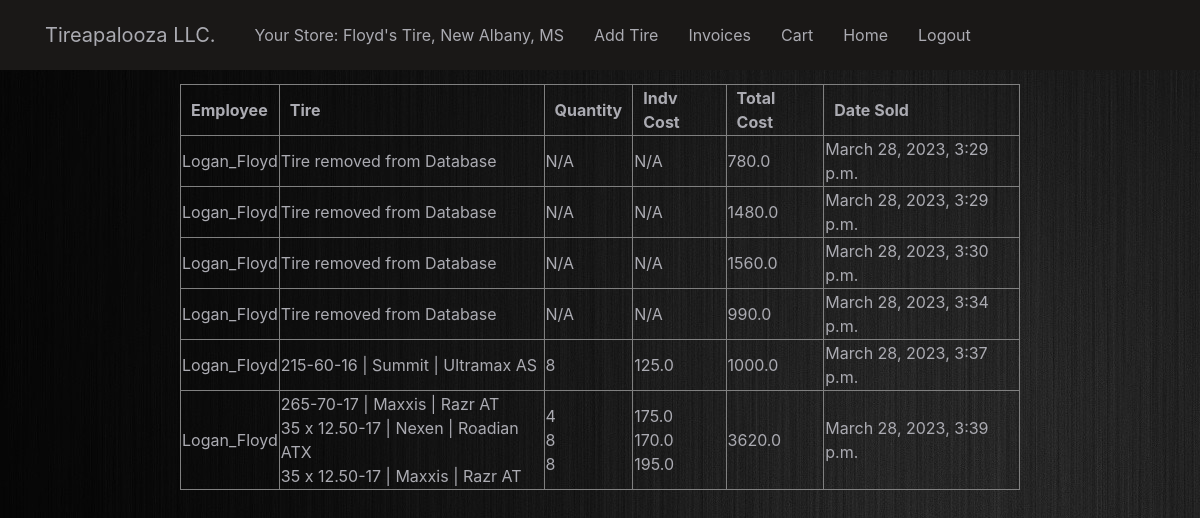
Before: /view_outvoices/ (signed in) with the older database file.
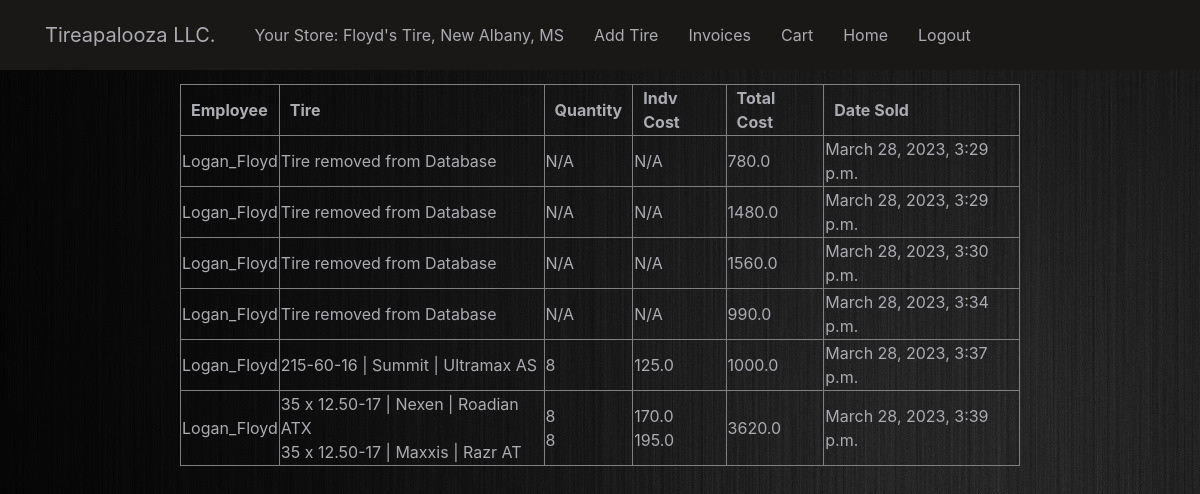
After: the same page with the newer database file.
### app/models.py (models this page shows, shortened)
class Outvoice(models.Model):
    user = models.CharField(max_length=200)
    total_cost = models.FloatField(null=True)
    tires = models.ManyToManyField(Tire, related_name="outvoices")
    date_ordered = models.DateTimeField(auto_now_add=True, null=True)
    store = models.ForeignKey(
        Store, related_name="outvoices", on_delete=models.CASCADE, null=True
    )
    is_finalized = models.BooleanField(default=False)

class Tire(models.Model):
    PATTERNS = (
        ("Street Tread", "Street Tread"),
        ("All-Terrain", "All-Terrain"),
        ("Mud Terrain", "Mud-Terrain"),
    )
    CONDITIONS = (
        (1, "Heavily Used"),
        (2, "Used"),
        (3, "Good"),
        (4, "New"),
    )
    brand = models.CharField(max_length=200, null=True)
    line = models.CharField(max_length=200, null=True)
    size = models.CharField(max_length=200, null=True)
    mileage_rating = models.CharField(max_length=40, null=True)
    base_price = models.FloatField(null=True)
    tread_pattern = models.CharField(max_length=200, null=True, choices=PATTERNS)
    condition = models.IntegerField(null=True, choices=CONDITIONS)
    adjusted_price = models.FloatField(null=True, blank=True, default=None)
    quantity = models.IntegerField(default=0)
    store = models.ForeignKey(
        Store, on_delete=models.CASCADE, related_name="inventory", null=True, blank=True
    )
    order_qty = models.IntegerField(null=True)
    def __str__(self):
        return f"{self.size} | {self.brand} | {self.line}"

class OrderQuantity(models.Model):
    tire = models.ForeignKey(Tire, on_delete=models.CASCADE, null=True, blank=True)
    num_of_tires = models.IntegerField(null=True)
    outvoice = models.ForeignKey(
        Outvoice,
        related_name="order_quantity",
        on_delete=models.CASCADE,
        null=True,
        blank=True,
    )

### app/decorators.py (the view)
        def wrapper_func(request, *args, **kwargs):
            group = "None"
            if request.user.groups.exists():
                group = request.user.groups.all()[0].name
            if group in allowed_roles:
                return view_func(request, *args, **kwargs)
            else:
                return redirect("logout")

### app/models.py (called while the page is built)
    def __str__(self):
        return self.store_name + ", " + self.location

### app/views.py (called while the page is built)
@login_required(login_url="login")
@allowed_users(allowed_roles="staff")
def view_outvoices(request):
    outvoices = Outvoice.objects.filter(store=request.user.profile.store)
    context = {"outvoices": outvoices}
    return render(request, "view_outvoices.html", context)

### app/templates/view_outvoices.html (shortened to what this page needs)
{% extends 'home.html' %} {% block content %}
<table border="1" frame="1" rules="columns">
  <tr>
    <th>Employee</th>
    <th>Tire</th>
    <th>Quantity</th>
    <th>Indv Cost</th>
    <th>Total Cost</th>
    <th>Date Sold</th>
  </tr>
  {%for outvoice in outvoices%}
  <tr>
    {% if outvoice.is_finalized and outvoice.tires is not None %}
    <td>{{outvoice.user}}</td>
    <td>
      {%for tire in outvoice.tires.all%} {{tire}} <br />
      {%empty%} Tire removed from Database {%endfor%}
    </td>
    <td>
      {%for order in outvoice.order_quantity.all%} {{order.num_of_tires}}<br />
      {%empty%} N/A {%endfor%}
    </td>
    <td>
      {%for tire in outvoice.tires.all%} {{tire.base_price}} <br />
      {%empty%} N/A {%endfor%}
    </td>
    <td>{{outvoice.total_cost}}</td>
    <td>{{outvoice.date_ordered}}</td>
  </tr>
  {% endif %} {%endfor%} {%endblock content%}

Changed rows visible on the page:
removed Tire: size+brand+line "265-70-17 | Maxxis | Razr AT", base_price "175.0", shown under Outvoice "March 28, 2023, 3:39 p.m."
removed OrderQuantity: num_of_tires "4", shown under Outvoice "March 28, 2023, 3:39 p.m."
